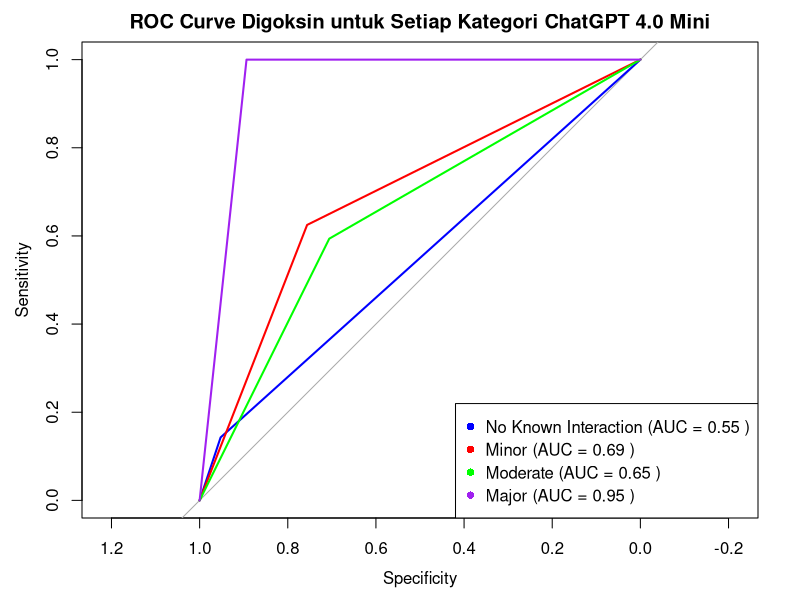
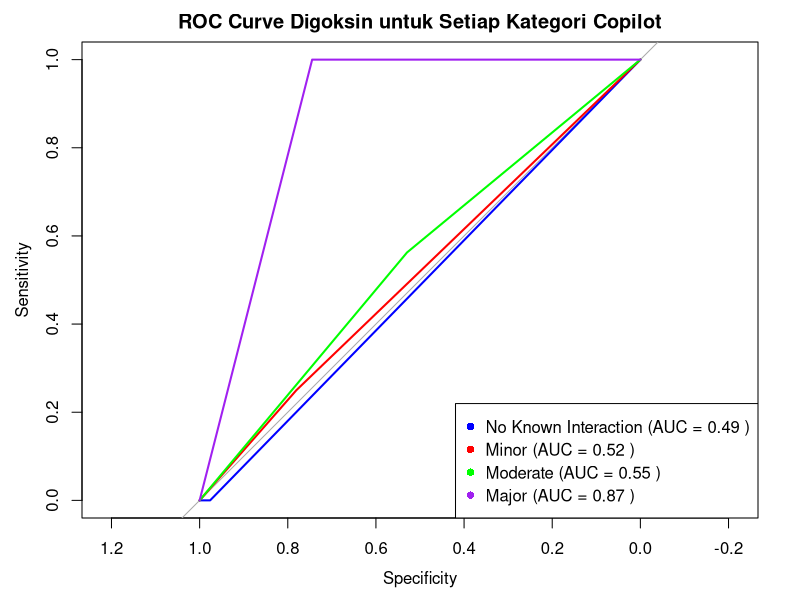
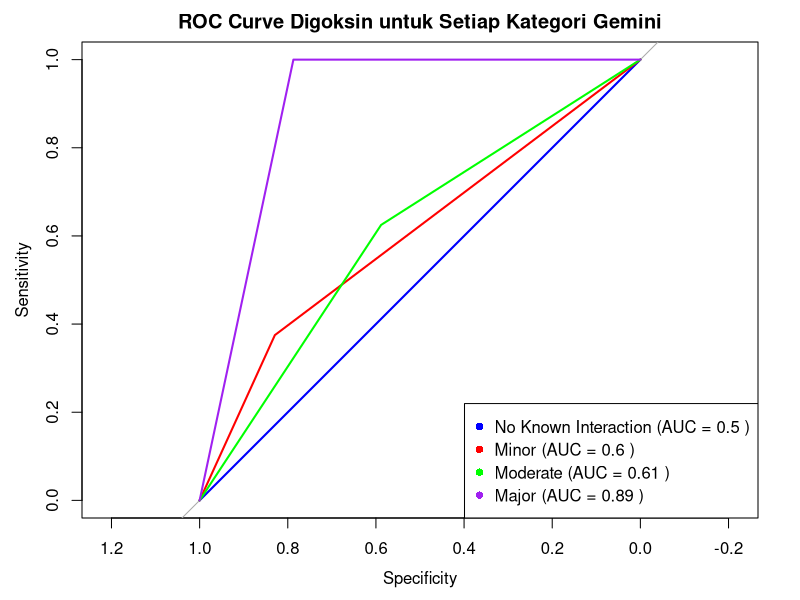
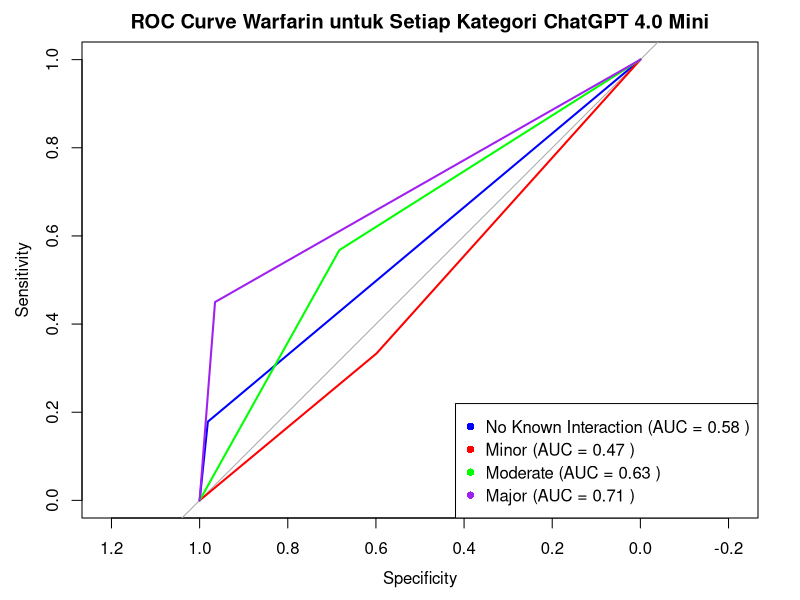
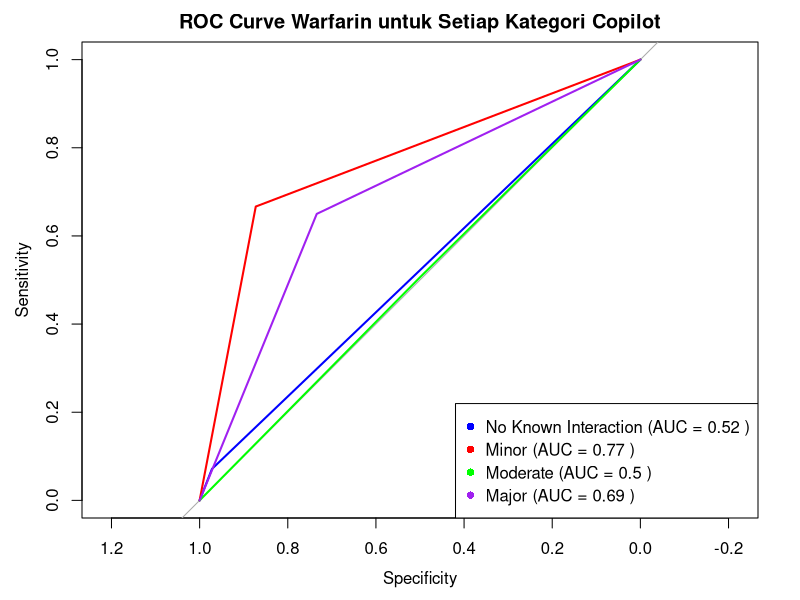
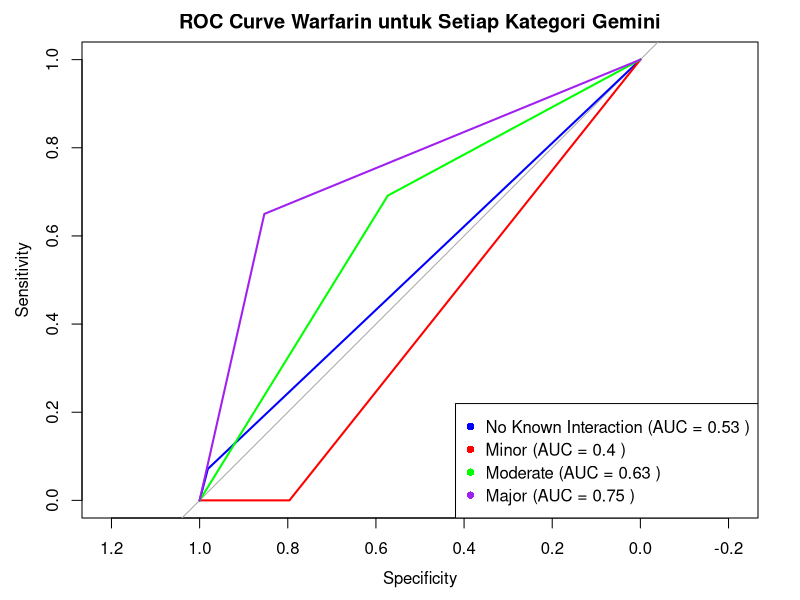

Write the R code that produced these figures, in order.
# Load necessary library
library(pROC)
library(readxl)

# Import data
Digoksin <- read_excel("Analisis Data (BackUp).xlsx",sheet="(Digoksin)Coding Interaksi Obat",range = "C1:F50")
head(Digoksin)
colnames(Digoksin) <- c("UpToDate","ChatGPT","Copilot","Gemini")

Warfarin <- read_excel("Analisis Data (BackUp).xlsx",sheet="(Warfarin)Coding Interaksi Obat",range = "C1:F164")
head(Warfarin)
colnames(Warfarin) <- c("UpToDate","ChatGPT","Copilot","Gemini")

# Digoksin
## ChatGPT 4.0 Mini
# Membuat ROC object untuk setiap kategori
roc_obj_1 <- roc(ifelse(Digoksin$UpToDate == "1", 1, 0), ifelse(Digoksin$ChatGPT == "1", 1, 0))
roc_obj_2 <- roc(ifelse(Digoksin$UpToDate == "2", 1, 0), ifelse(Digoksin$ChatGPT == "2", 1, 0))
roc_obj_3 <- roc(ifelse(Digoksin$UpToDate == "3", 1, 0), ifelse(Digoksin$ChatGPT == "3", 1, 0))
roc_obj_4 <- roc(ifelse(Digoksin$UpToDate == "4", 1, 0), ifelse(Digoksin$ChatGPT == "4", 1, 0))

# Plot ROC curve untuk setiap kategori dalam satu plot
plot(roc_obj_1, col = "blue", main = "ROC Curve Digoksin untuk Setiap Kategori ChatGPT 4.0 Mini")
lines(roc_obj_2, col = "red")
lines(roc_obj_3, col = "green")
lines(roc_obj_4, col = "purple")

# Menghitung dan menyimpan nilai AUC
auc_value_1 <- auc(roc_obj_1)
auc_value_2 <- auc(roc_obj_2)
auc_value_3 <- auc(roc_obj_3)
auc_value_4 <- auc(roc_obj_4)

# Membuat legend dengan nilai AUC
legend_text <- c(
  paste("No Known Interaction (AUC =", round(auc_value_1, 2), ")"),
  paste("Minor (AUC =", round(auc_value_2, 2), ")"),
  paste("Moderate (AUC =", round(auc_value_3, 2), ")"),
  paste("Major (AUC =", round(auc_value_4, 2), ")")
)

# Menambahkan legend
legend("bottomright", 
       legend = legend_text,
       col = c("blue", "red", "green", "purple"),
       pch = 16) # pch = 16 untuk simbol titik berisi

## Copilot
# Membuat ROC object untuk setiap kategori
roc_obj_1 <- roc(ifelse(Digoksin$UpToDate == "1", 1, 0), ifelse(Digoksin$Copilot == "1", 1, 0))
roc_obj_2 <- roc(ifelse(Digoksin$UpToDate == "2", 1, 0), ifelse(Digoksin$Copilot == "2", 1, 0))
roc_obj_3 <- roc(ifelse(Digoksin$UpToDate == "3", 1, 0), ifelse(Digoksin$Copilot == "3", 1, 0))
roc_obj_4 <- roc(ifelse(Digoksin$UpToDate == "4", 1, 0), ifelse(Digoksin$Copilot == "4", 1, 0))

# Plot ROC curve untuk setiap kategori dalam satu plot
plot(roc_obj_1, col = "blue", main = "ROC Curve Digoksin untuk Setiap Kategori Copilot")
lines(roc_obj_2, col = "red")
lines(roc_obj_3, col = "green")
lines(roc_obj_4, col = "purple")

# Menghitung dan menyimpan nilai AUC
auc_value_1 <- auc(roc_obj_1)
auc_value_2 <- auc(roc_obj_2)
auc_value_3 <- auc(roc_obj_3)
auc_value_4 <- auc(roc_obj_4)

# Membuat legend dengan nilai AUC
legend_text <- c(
  paste("No Known Interaction (AUC =", round(auc_value_1, 2), ")"),
  paste("Minor (AUC =", round(auc_value_2, 2), ")"),
  paste("Moderate (AUC =", round(auc_value_3, 2), ")"),
  paste("Major (AUC =", round(auc_value_4, 2), ")")
)

# Menambahkan legend
legend("bottomright", 
       legend = legend_text,
       col = c("blue", "red", "green", "purple"),
       pch = 16) # pch = 16 untuk simbol titik berisi

## Gemini
# Membuat ROC object untuk setiap kategori
roc_obj_1 <- roc(ifelse(Digoksin$UpToDate == "1", 1, 0), ifelse(Digoksin$Gemini == "1", 1, 0))
roc_obj_2 <- roc(ifelse(Digoksin$UpToDate == "2", 1, 0), ifelse(Digoksin$Gemini == "2", 1, 0))
roc_obj_3 <- roc(ifelse(Digoksin$UpToDate == "3", 1, 0), ifelse(Digoksin$Gemini == "3", 1, 0))
roc_obj_4 <- roc(ifelse(Digoksin$UpToDate == "4", 1, 0), ifelse(Digoksin$Gemini == "4", 1, 0))

# Plot ROC curve untuk setiap kategori dalam satu plot
plot(roc_obj_1, col = "blue", main = "ROC Curve Digoksin untuk Setiap Kategori Gemini")
lines(roc_obj_2, col = "red")
lines(roc_obj_3, col = "green")
lines(roc_obj_4, col = "purple")

# Menghitung dan menyimpan nilai AUC
auc_value_1 <- auc(roc_obj_1)
auc_value_2 <- auc(roc_obj_2)
auc_value_3 <- auc(roc_obj_3)
auc_value_4 <- auc(roc_obj_4)

# Membuat legend dengan nilai AUC
legend_text <- c(
  paste("No Known Interaction (AUC =", round(auc_value_1, 2), ")"),
  paste("Minor (AUC =", round(auc_value_2, 2), ")"),
  paste("Moderate (AUC =", round(auc_value_3, 2), ")"),
  paste("Major (AUC =", round(auc_value_4, 2), ")")
)

# Menambahkan legend
legend("bottomright", 
       legend = legend_text,
       col = c("blue", "red", "green", "purple"),
       pch = 16) # pch = 16 untuk simbol titik berisi

# Warfarin
## ChatGPT 4.0 Mini
# Membuat ROC object untuk setiap kategori
roc_obj_1 <- roc(ifelse(Warfarin$UpToDate == "1", 1, 0), ifelse(Warfarin$ChatGPT == "1", 1, 0))
roc_obj_2 <- roc(ifelse(Warfarin$UpToDate == "2", 1, 0), ifelse(Warfarin$ChatGPT == "2", 1, 0))
roc_obj_3 <- roc(ifelse(Warfarin$UpToDate == "3", 1, 0), ifelse(Warfarin$ChatGPT == "3", 1, 0))
roc_obj_4 <- roc(ifelse(Warfarin$UpToDate == "4", 1, 0), ifelse(Warfarin$ChatGPT == "4", 1, 0))

# Plot ROC curve untuk setiap kategori dalam satu plot
plot(roc_obj_1, col = "blue", main = "ROC Curve Warfarin untuk Setiap Kategori ChatGPT 4.0 Mini")
lines(roc_obj_2, col = "red")
lines(roc_obj_3, col = "green")
lines(roc_obj_4, col = "purple")

# Menghitung dan menyimpan nilai AUC
auc_value_1 <- auc(roc_obj_1)
auc_value_2 <- auc(roc_obj_2)
auc_value_3 <- auc(roc_obj_3)
auc_value_4 <- auc(roc_obj_4)

# Membuat legend dengan nilai AUC
legend_text <- c(
  paste("No Known Interaction (AUC =", round(auc_value_1, 2), ")"),
  paste("Minor (AUC =", round(auc_value_2, 2), ")"),
  paste("Moderate (AUC =", round(auc_value_3, 2), ")"),
  paste("Major (AUC =", round(auc_value_4, 2), ")")
)

# Menambahkan legend
legend("bottomright", 
       legend = legend_text,
       col = c("blue", "red", "green", "purple"),
       pch = 16) # pch = 16 untuk simbol titik berisi

## Copilot
# Membuat ROC object untuk setiap kategori
roc_obj_1 <- roc(ifelse(Warfarin$UpToDate == "1", 1, 0), ifelse(Warfarin$Copilot == "1", 1, 0))
roc_obj_2 <- roc(ifelse(Warfarin$UpToDate == "2", 1, 0), ifelse(Warfarin$Copilot == "2", 1, 0))
roc_obj_3 <- roc(ifelse(Warfarin$UpToDate == "3", 1, 0), ifelse(Warfarin$Copilot == "3", 1, 0))
roc_obj_4 <- roc(ifelse(Warfarin$UpToDate == "4", 1, 0), ifelse(Warfarin$Copilot == "4", 1, 0))

# Plot ROC curve untuk setiap kategori dalam satu plot
plot(roc_obj_1, col = "blue", main = "ROC Curve Warfarin untuk Setiap Kategori Copilot")
lines(roc_obj_2, col = "red")
lines(roc_obj_3, col = "green")
lines(roc_obj_4, col = "purple")

# Menghitung dan menyimpan nilai AUC
auc_value_1 <- auc(roc_obj_1)
auc_value_2 <- auc(roc_obj_2)
auc_value_3 <- auc(roc_obj_3)
auc_value_4 <- auc(roc_obj_4)

# Membuat legend dengan nilai AUC
legend_text <- c(
  paste("No Known Interaction (AUC =", round(auc_value_1, 2), ")"),
  paste("Minor (AUC =", round(auc_value_2, 2), ")"),
  paste("Moderate (AUC =", round(auc_value_3, 2), ")"),
  paste("Major (AUC =", round(auc_value_4, 2), ")")
)

# Menambahkan legend
legend("bottomright", 
       legend = legend_text,
       col = c("blue", "red", "green", "purple"),
       pch = 16) # pch = 16 untuk simbol titik berisi

## Gemini
# Membuat ROC object untuk setiap kategori
roc_obj_1 <- roc(ifelse(Warfarin$UpToDate == "1", 1, 0), ifelse(Warfarin$Gemini == "1", 1, 0))
roc_obj_2 <- roc(ifelse(Warfarin$UpToDate == "2", 1, 0), ifelse(Warfarin$Gemini == "2", 1, 0))
roc_obj_3 <- roc(ifelse(Warfarin$UpToDate == "3", 1, 0), ifelse(Warfarin$Gemini == "3", 1, 0))
roc_obj_4 <- roc(ifelse(Warfarin$UpToDate == "4", 1, 0), ifelse(Warfarin$Gemini == "4", 1, 0))

# Plot ROC curve untuk setiap kategori dalam satu plot
plot(roc_obj_1, col = "blue", main = "ROC Curve Warfarin untuk Setiap Kategori Gemini")
lines(roc_obj_2, col = "red")
lines(roc_obj_3, col = "green")
lines(roc_obj_4, col = "purple")

# Menghitung dan menyimpan nilai AUC
auc_value_1 <- auc(roc_obj_1)
auc_value_2 <- auc(roc_obj_2)
auc_value_3 <- auc(roc_obj_3)
auc_value_4 <- auc(roc_obj_4)

# Membuat legend dengan nilai AUC
legend_text <- c(
  paste("No Known Interaction (AUC =", round(auc_value_1, 2), ")"),
  paste("Minor (AUC =", round(auc_value_2, 2), ")"),
  paste("Moderate (AUC =", round(auc_value_3, 2), ")"),
  paste("Major (AUC =", round(auc_value_4, 2), ")")
)

# Menambahkan legend
legend("bottomright", 
       legend = legend_text,
       col = c("blue", "red", "green", "purple"),
       pch = 16) # pch = 16 untuk simbol titik berisi
